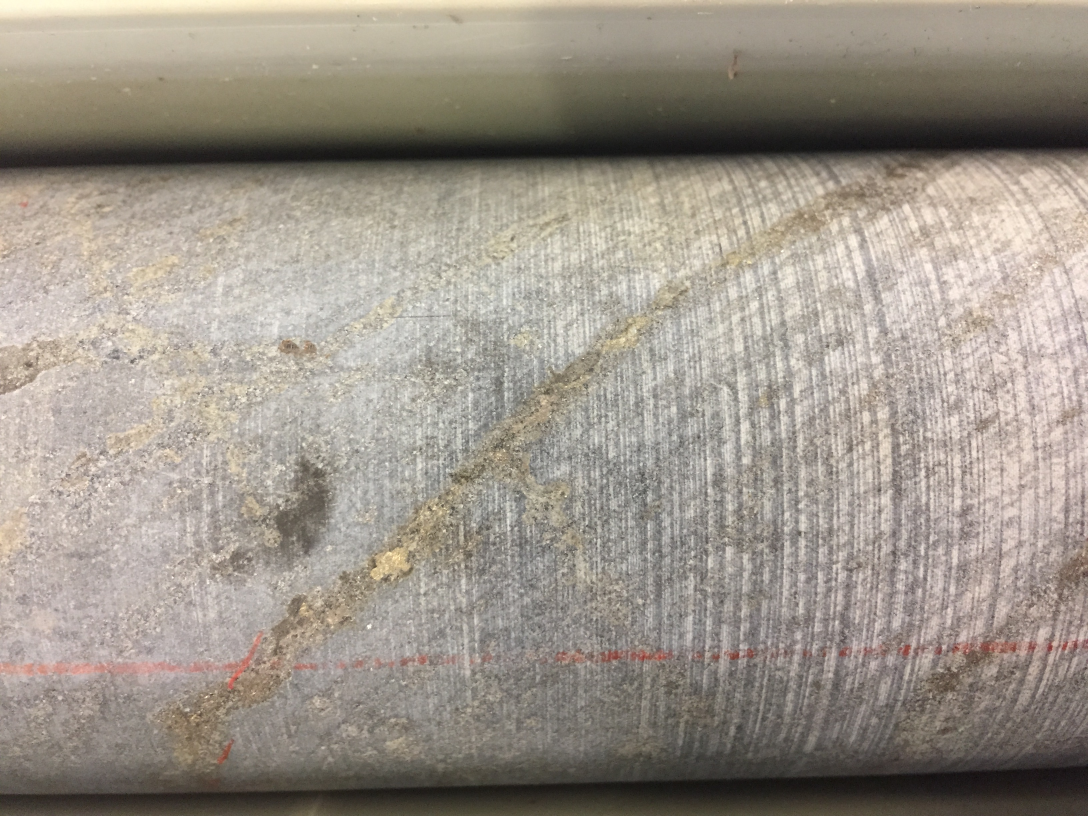
#> input picture data/IMG_2528.JPG, 3264 x 2448 px (shown at 1/3 size); its folder holds 4 pictures in this run
$ python resize_images.py
#> lines starting #> are read from the running program, lines starting #| are printed output that depends on the picture
import os
import cv2

parkinglot=[]
parkinglot.append([194, 122])
parkinglot.append([203, 217])
parkinglot.append([12, 251])
parkinglot.append([8, 133])

def get_crop_parmeter(parkinglot,outputFileName):
    xmin=99999999
    for x in parkinglot:
        if x[0]< xmin:
            xmin=x[0]
    ymin = 99999999
    for y in parkinglot:
        if y[1] < ymin:
            ymin = y[1]

    xmax = 0
    for x in parkinglot:
        if x[0] > xmax:
            xmax = x[0]
    ymax = 0
    for y in parkinglot:
        if y[1] > ymax:
            ymax = y[1]
    x=xmin
    y=ymin

    h=ymax-ymin
    w=xmax-xmin

    crop_img = img[y: y + h, x: x + w]
    cv2.imwrite(outputFileName, crop_img)

root= 'data'

listOfFiles= [os.path.join(root, f) for f in os.listdir(root) if os.path.isfile(os.path.join(root, f)) and f.__contains__('.JPG')]

for file in listOfFiles:
    img = cv2.imread(file)
#> img is the input picture: shape (2448, 3264, 3); mean B, G, R 138, 148.5, 156.7

    # cv2.imwrite(currentframe, frame)
    print("something")

    nextFrame = True

    while nextFrame:
        resized_image = cv2.resize(img, (800, 600))
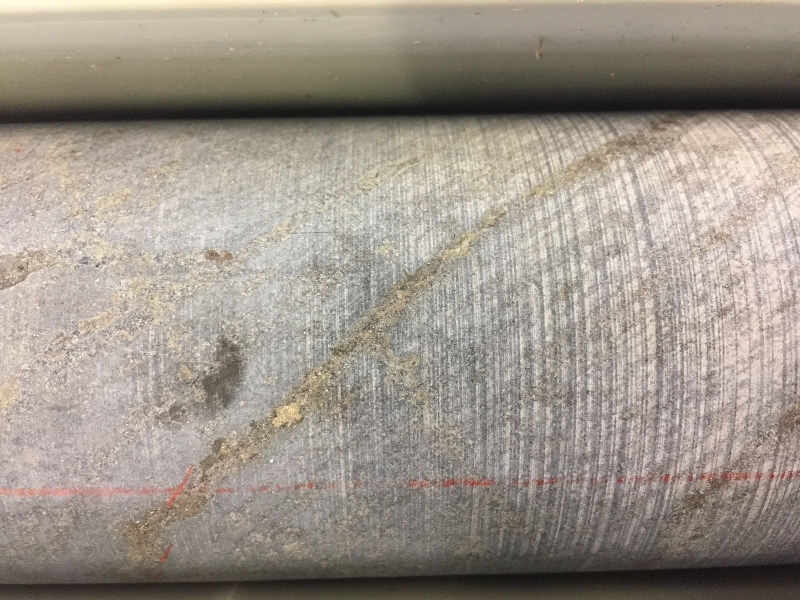
#> resized_image: shape (600, 800, 3); mean B, G, R 137.9, 148.4, 156.6
        cv2.imshow('window', resized_image)
        ch = cv2.waitKey()
#> (key Esc is pressed here)
        if ch == 32:
            cv2.destroyAllWindows()
            nextFrame = False
#> pass 2 of the loop `for file in listOfFiles:`:
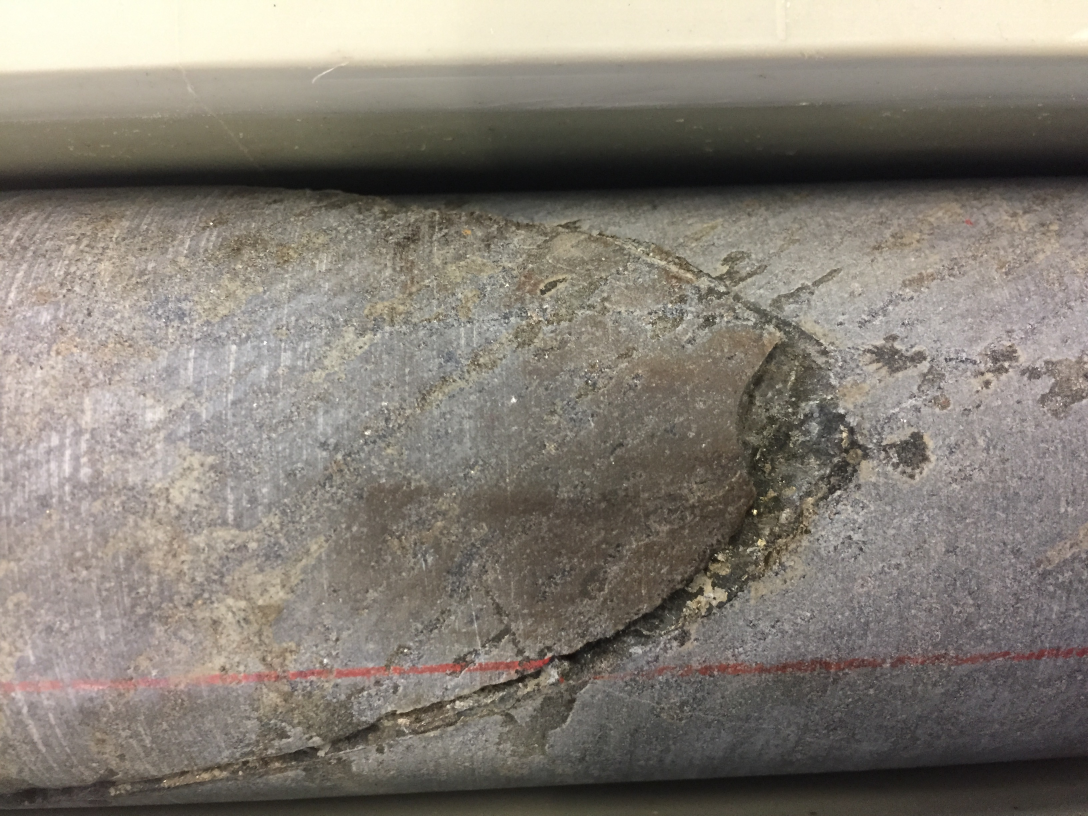
#> input picture data/IMG_2529.JPG, 3264 x 2448 px (shown at 1/3 size)
#> img is the input picture: shape (2448, 3264, 3); mean B, G, R 117.6, 126.6, 133.1
#> `resized_image = cv2.resize(img, (800, 600))`:
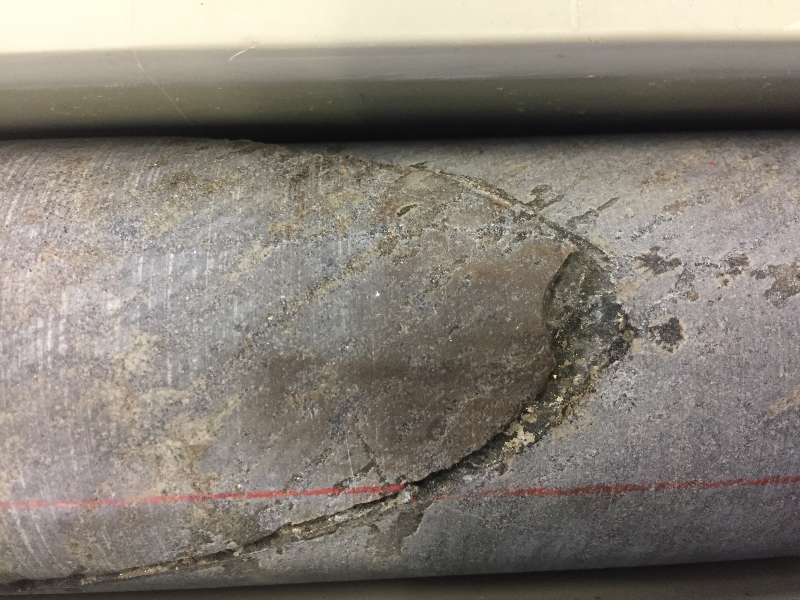
#> resized_image: shape (600, 800, 3); mean B, G, R 117.5, 126.5, 133
#> pass 3 of the loop `for file in listOfFiles:`:
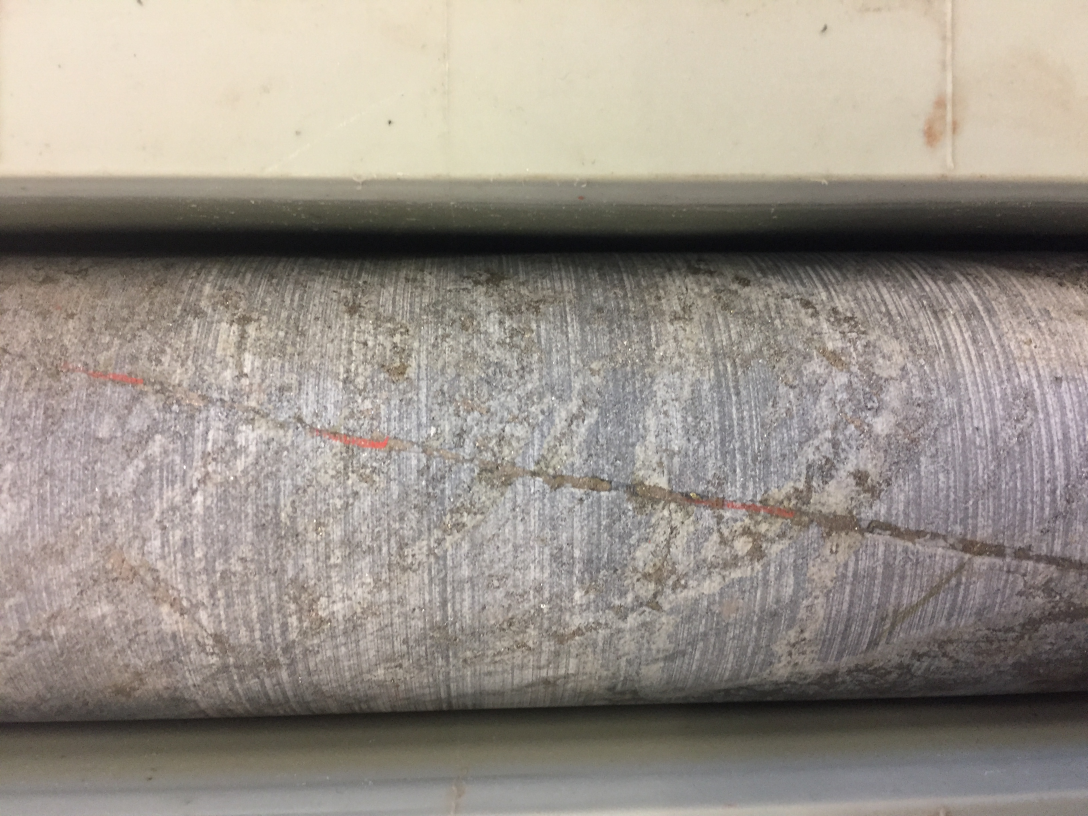
#> input picture data/IMG_2530.JPG, 3264 x 2448 px (shown at 1/3 size)
#> img is the input picture: shape (2448, 3264, 3); mean B, G, R 137.1, 145.7, 153.2
#> `resized_image = cv2.resize(img, (800, 600))`:
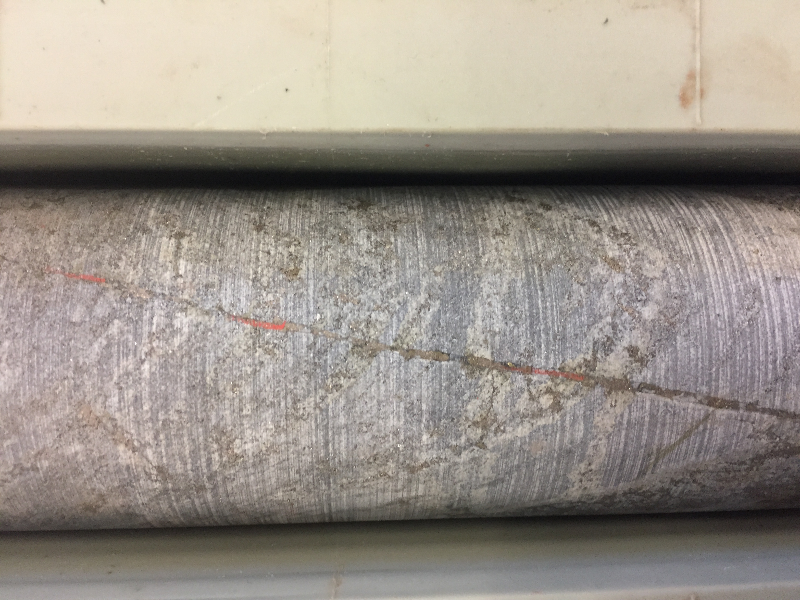
#> resized_image: shape (600, 800, 3); mean B, G, R 136.9, 145.5, 153.1
#> the loop made 4 passes; the first 3 are shown

print(listOfFiles)
